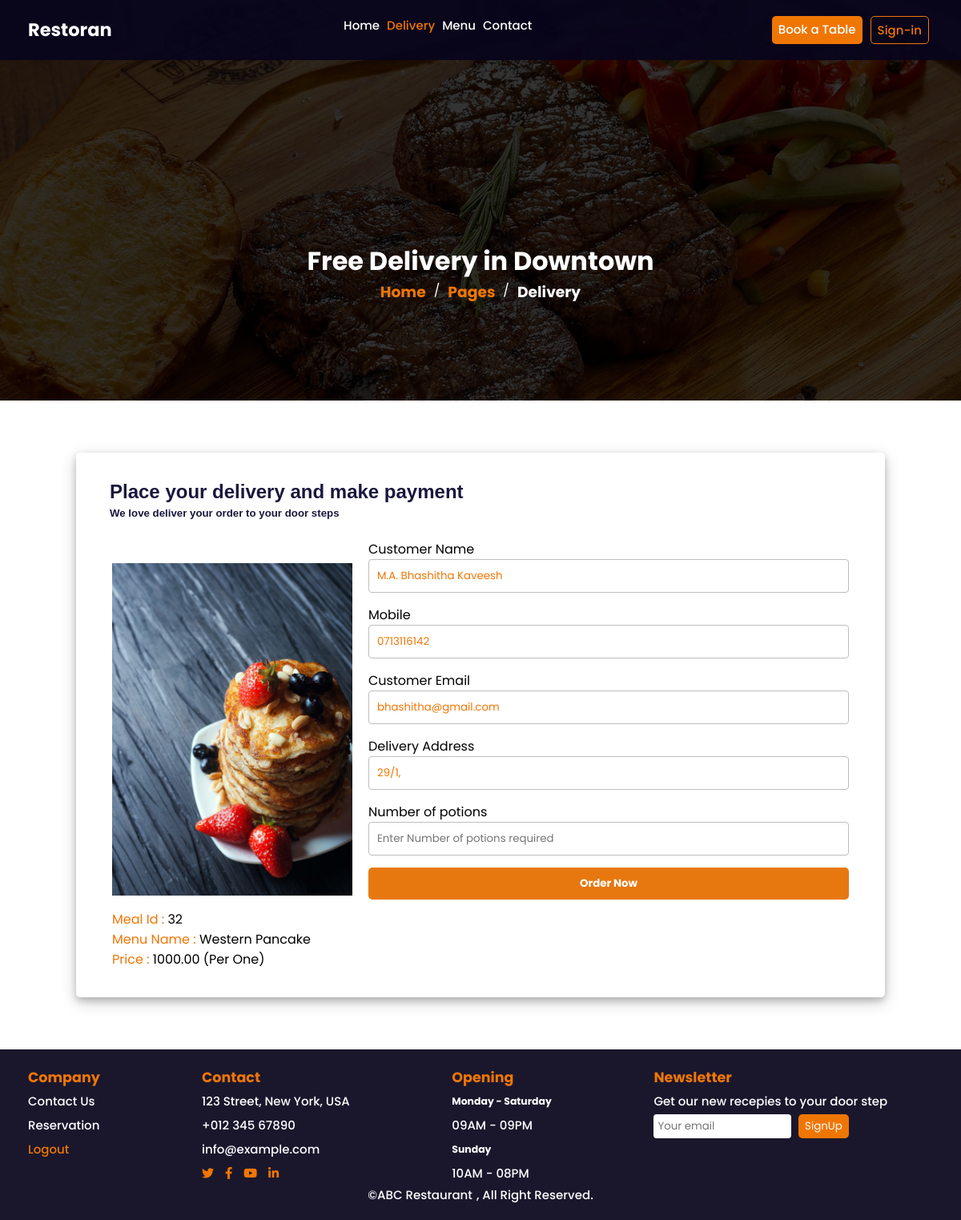
Page /pages/delivery.php?id=32 (signed in) on the committed database.
### tables this page shows
CREATE TABLE `menus` (
  `id` int(10) NOT NULL,
  `menuname` varchar(255) NOT NULL,
  `imageurl` varchar(255) NOT NULL,
  `category` varchar(255) NOT NULL,
  `ingredients` varchar(255) NOT NULL,
  `mode` varchar(255) NOT NULL,
  `price` varchar(255) NOT NULL
);

CREATE TABLE `user` (
  `id` int(10) NOT NULL,
  `name` varchar(255) NOT NULL,
  `email` varchar(255) NOT NULL,
  `mobile` int(12) NOT NULL,
  `address` varchar(255) NOT NULL,
  `password` varchar(255) NOT NULL
);

### pages/delivery.php (the view, shortened to what this page needs)
<?php
    require_once("config.php");
    $email = htmlspecialchars($_SESSION["email"]);
    $id = $_GET['id'];
    $id = intval($id);
    $email = mysqli_real_escape_string($link, $email);
    $result = mysqli_query($link, "SELECT * FROM menus WHERE id = $id");
    $customer = mysqli_query($link, "SELECT * FROM user WHERE email = '$email'");
    $resultData = mysqli_fetch_assoc($result);
    $cusData = mysqli_fetch_assoc($customer);
    $menuname = $resultData['menuname'];
    $menuimage = $resultData['imageurl'];
    $price = $resultData['price'];
    $cusname = $cusData['name'];
    $cusemail = $cusData['email'];
    $cusmobile = $cusData['mobile'];
    $cusaddress = $cusData['address'];
?>
<!DOCTYPE html>
<html lang="en">
<head>
    <link rel="stylesheet" href="../styles/style.css">
    <link rel="stylesheet" href="../styles/delivery.css">
    <link href="https://cdnjs.cloudflare.com/ajax/libs/font-awesome/5.10.0/css/all.min.css" rel="stylesheet">
</head>
<body>
    <div class="header">
        <nav class="navbar navbar-layout">
            <a>
                <h1>Restoran</h1>
            </a>
            <div class="nav-link">
                <div>
                    <a href="../index.php" class="nav-item">Home</a>
                    <a href="delivery.php" class="nav-item active">Delivery</a>
                    <a href="menu.php" class="nav-item">Menu</a>
                    <a href="contact.php" class="nav-item">Contact</a>
                </div>
            </div>
            <div class="button-box">
                <a href="booking.php" class="btn btn-orange">Book a Table</a>
                <a href="login.php" class="btn btn-transparent">Sign-in</a>
            </div>
        </nav>
    </div>
    <div class="image-container-1" style="background-image: url('../images/bg-hero.jpg');">
        <div class="image-back">
            <div class="image-text-1 center">
                <h1 class="center" style="color:white;">Free Delivery in Downtown</h1>
                <div class="flex">
                    <a href="" class="text-orange mx-2"><h3>Home </h3></a> /
                    <a href="" class="text-orange mx-2"><h3>Pages</h3></a> /
                    <a href="" class="text-white mx-2"><h3> Delivery</h3></a>
                </div>
            </div>
        </div>
    </div>
    <div class="message-container">
        <div class="center-content">
            <h2 class="topic">Place your delivery and make payment</h2>
            <h5 class="topic mot">We love deliver your order to your door steps</h5>
            <div class="delivery-box">
                <div class="mot order-details">
                    <div><img src="http://localhost/restaurant-app/images/<?php echo htmlspecialchars($menuimage); ?>" alt="Card Image"></div>
                    <div class="mt-2"><span class="text-orange">Meal Id : </span> <?php echo $id ?></div>
                    <div><span class="text-orange">Menu Name : </span><?php echo $menuname ?></div>
                    <div><span class="text-orange">Price : </span><?php echo $price ?> (Per One)</div>
                </div>
                <div>
                    <form class="form" method="post" name="add">
                        <div class="input-group">
                            <label for="email">Customer Name</label>
                            <input type="text" name="fname" id="email" class="text-orange" value='<?php echo htmlspecialchars($cusname); ?>'>
                        </div>
                        <div class="input-group">
                            <label for="email">Mobile</label>
                            <input type="text" name="lname" id="email" class="text-orange" value='0<?php echo htmlspecialchars($cusmobile); ?>'>
                        </div>
                        <div class="input-group">
                            <label for="email">Customer Email</label>
                            <input type="email" name="email" id="email" class="text-orange" value='<?php echo htmlspecialchars($cusemail); ?>'>
                        </div>
                        <div class="input-group">
                            <label for="email">Delivery Address</label>
                            <input type="text" name="address" id="email" class="text-orange" value='<?php echo htmlspecialchars($cusaddress); ?>'>
                        </div>
                        <div class="input-group">
                            <label for="email">Number of potions</label>
                            <input type="number" name="numofcus" id="email" placeholder="Enter Number of potions required" >
                        </div>
                        <button type="submit" name="submit" class="submit-button">Order Now</button>
                    </form>
                </div>
            </div>
        </div>
    </div>
    <div class="navbar footer mt-2">
        <div class="between">
            <div class="flex col line-height-1">
                <h3 class="text-orange">Company</h3>
                <a class="nav-item" href="contact.php">Contact Us</a>
                <a class="nav-item" href="booking.php">Reservation</a>
                <a class="nav-item active" href="./logout.php">Logout</a>
            </div>
            <div class="line-height-1">
                <h3 class="text-orange">Contact</h3>
                <p class="nav-item">123 Street, New York, USA</p>
                <p class="nav-item">+012 345 67890</p>
                <p class="nav-item">info@example.com</p>
                <div class="">
                    <a class="social" href=""><i class="fab fa-twitter"></i></a>
                    <a class="social mx-2" href=""><i class="fab fa-facebook-f"></i></a>
                    <a class="social" href=""><i class="fab fa-youtube"></i></a>
                    <a class="social mx-2" href=""><i class="fab fa-linkedin-in"></i></a>
                </div>
            </div>
            <div class="line-height-1">
                <h3 class="text-orange">Opening</h3>
                <h5 class="nav-item">Monday - Saturday</h5>
                <p>09AM - 09PM</p>
                <h5 class="nav-item">Sunday</h5>
                <p>10AM - 08PM</p>
            </div>
            <div class="line-height-1">
                <h3 class="text-orange">Newsletter</h3>
                <p>Get our new recepies to your door step</p>
                <div class="nav-item">
                    <input class="textbox" type="text" placeholder="Your email" style="width:50%;">
                    <button type="button" class="btn btn-orange">SignUp</button>
                </div>
            </div>
        </div>
        <div class="center">
            &copy; <a class="nav-item" href="#">ABC Restaurant</a>, All Right Reserved.
        </div>
    </div>
</body>
</html>

### styles/style.css (style rules this page uses)
* { margin: 0; padding: 0; box-sizing: border-box; font-family: 'Poppins', sans-serif; }
body { width: 100%; height: 100hv; }
.navbar { position: fixed; padding: 20px 35px 20px 35px; font-size: 15px; width: 100%; color: white; font-weight: 500; outline: none; transition: .5s; background-color: rgba(8, 5, 29, 0.925); }
.navbar-layout { display: flex; justify-content: space-between; flex-wrap: wrap; }
.nav-link { display: flex; }
.nav-item { color: white; text-decoration: none; margin-right: 5px; }
.button-box { display: flex; }
.btn { height: auto; width: auto; padding: 5px 8px 5px 8px; text-decoration: none; margin: 0 5px 0 5px; border: none; border-radius: 5px; }
.btn-orange { color: white; background-color: rgb(240, 118, 4); }
.btn-transparent { background-color: transparent; border: solid 1px rgb(240, 118, 4); color: rgb(240, 118, 4); }
.active { color: rgb(240, 118, 4); }
.flex { display: flex; }
.col { flex-direction: column; }
.between { display: flex; justify-content: space-between; flex-wrap: wrap; }
.center { display: flex; justify-content: center; }
.image-back { background-color: rgba(0, 0, 0, 0.795); height: 100%; width: 100%; display: flex; justify-content: space-between; padding: 20px 35px 20px 35px; }
.footer { position:absolute; }
.text-white { color: white; text-decoration: none; }
.text-orange { color: rgb(240, 118, 4); text-decoration: none; }
.mt-2 { margin-top: 10px; }
.mx-2 { margin-left: 10px; margin-right: 10px; }
.line-height-1 { line-height: 30px; }
.social { color: rgb(240, 118, 4); }
.textbox { height: auto; width: 100%-2px; padding: 5px; border:none; }
.topic { color: white; }

### styles/delivery.css (style rules this page uses)
.image-container-1 { height: 500px; width: 100%; background-image: url(/images/bg-hero.jpg); background-repeat: no-repeat; background-size: cover; }
.image-text-1 { width: 100%; height: 80vh; display: flex; flex-direction: column; align-items: center; justify-content: center; color: white; }
.message-container { width: 100%; height: 100vh; justify-content: center; align-items: center; display: flex; }
.center-content { width: auto; height: auto; padding: 35px; border: none; border-radius: 5px; background-color: white; margin-bottom: 30px; margin-top: 40px; box-shadow: 0 4px 8px 0 rgba(0, 0, 0, 0.2), 0 6px 20px 0 rgba(0, 0, 0, 0.19); }
.center { text-align: center; }
.flex { display: flex; }
.form { margin: 20px 10px 20px 10px; }
input, textarea { width: 600px; height: auto; padding: 10px; border: solid 1px rgb(190, 190, 190); border-radius: 4px; }
.input-group { display: flex; flex-direction: column; margin: 15px 0 15px 0; }
.topic { font-family: Arial, Helvetica, sans-serif; margin-left: 7px; color: rgb(26, 23, 61); }
.mot { margin: 5px 8px 5px 7px; }
.submit-button { width: 100%; height: auto; padding: 10px; border: none; background-color: rgb(231, 120, 16); color: white; font-weight: bold; border-radius: 5px; }
.between { display: flex; justify-content: space-between; }
.delivery-box { display: flex; }
.order-details { margin: 50px 10px 0 10px; }
img { max-width: 500px; width: 300px; height: auto; max-height: 500px; }

### rows in the picture
menus: imageurl (picture), menuname "Western Pancake", price "1000.00"
user: fname "M.A. Bhashitha Kaveesh", lname "0713116142", email "bhashitha@gmail.com", address "29/1,"

### other values in the picture
$id "32"
